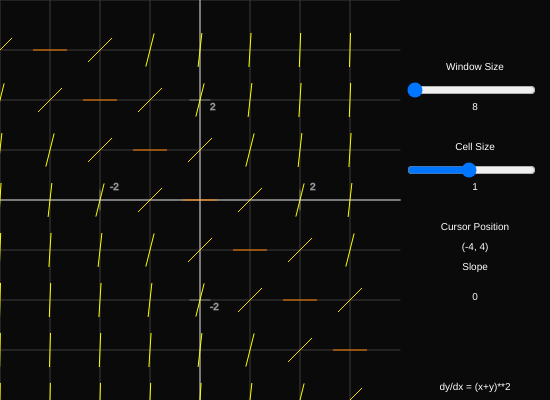
Frame 1 (no input)
Frame 60 (no input): identical to frame 1, image omitted
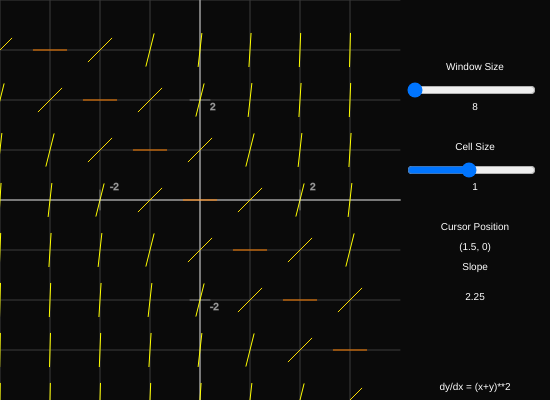
Frame 120 (the mouse pressed at the canvas centre since frame 60)

The p5.js sketch that drew these frames (run headless with seeded random() and noise() and a simulated clock; from frame 60 on, the mouse is pressed at the canvas centre):

// p5.js sketch
// ── sketch.js
let res = 100
let w = 400
let cellW = w/res
let gran = 1
let resSlider;
let granSlider;
let ts=10

let x, y
let fPrime_options = [
  (x,y)=>(y/x+x*x), 
  (x,y)=>(y*x), 
  (x,y)=>(x*x-x), 
  (x,y)=>(x*x*x+y),
  (x,y)=>(x*x*x*y*y),
  (x,y)=>((x+y)*(x+y)),
  (x,y)=>(5/x+10/y),
  (x,y)=>(x + x*x/y + x*x*x/(y*y))
]
let fPrime_names = [
  'y/x + x**2',
  'xy', 'x**2-x', 
  'x**3+y', 
  'x**3*y**2', 
  '(x+y)**2', 
  '5/x + 10/y',
  'x + x**2/y + x**3/y**2'
]
let fPrime_choice_index

function fPrime(x, y) {
  return fPrime_options[fPrime_choice_index](x, y)
}


function setup() {
  fPrime_choice_index = floor(random(fPrime_options.length))
  createCanvas(w+150, w);
  
  resSlider = createSlider(8, w, 8, 2)
  resSlider.position(w+5, w/5)
  
  
  granSlider = createSlider(.1, 2, 1, .05)
  granSlider.position(w+5, 2*w/5)
  
}

function draw() {
  res = resSlider.value()
  gran = Math.pow(granSlider.value(), 3)
  cellW = w/res
  
  
  
  
  background(10);
  push();
  fill(255)
  textAlign(CENTER)
  textSize(ts)
  text('Window Size', w+75, w/5-ts)
  text(resSlider.value().toString(), w+75, w/5+3*ts)
  
  text('Cell Size', w+75, 2*w/5-ts)
  text(granSlider.value().toString(), w+75, 2*w/5+3*ts)
  
  text('Cursor Position', w+75, 3*w/5-ts)
  let mX = Math.round((mouseX/w*res*gran - res/2*gran) * (100000))/(100000)
  let mY = Math.round((mouseY/w*res*gran - res/2*gran) * (-100000))/(100000)
  text('('+mX.toString() + ', ' +mY.toString()+')', w+75, 3*w/5+ts)
  text('Slope', w+75, .7*w-ts)
  text(round(fPrime(mX, mY), 3).toString(), w+75, .7*w+2*ts)
  text('dy/dx = ' + fPrime_names[fPrime_choice_index], w+75, .9*w+3*ts)
  pop();
  
  push();
  for (let i=0;i<res;i++) {
    stroke(60)
    strokeWeight(1)
    line(0, i*cellW, w, i*cellW)
    line(i*cellW, 0, i*cellW, w)
  }
  stroke(255, 100)
  strokeWeight(2)
  line(0, res/2*cellW, w, res/2*cellW)
  line(res/2*cellW, 0, res/2*cellW, w)
  pop();
  
  push();
  translate(res/2*cellW, res/2*cellW)
  //stroke(0, 0, 255, 100)
  stroke(255)
  for (let x=-res/2; x<res/2;x++) {
    for (let y=-res/2; y<res/2; y++) {
      let m = fPrime(x*gran, y*gran)
      let theta = atan(m)
      let dx = cos(theta)
      let dy = sin(theta)
      let a = createVector((x-dx/3)*cellW, (-y+dy/3)*cellW)
      let b = createVector((x+dx/3)*cellW, (-y-dy/3)*cellW)
      strokeWeight(1)
      theta = Math.abs(theta)
      let cR = cos(theta/2)*255 + 255/2
      let cG = sin(theta/2)*255 + 255/2
      let cB = sin(theta/2 - PI/2)*255 + 255/2
      stroke(cR, cG, cB)
      line(a.x, a.y, b.x, b.y)
    }
  }
  
  let midP = Math.round(res*.25*gran*1000)/1000
  
  fill(255, 100)
  stroke(255, 100)
  textSize(ts)
  line(-midP/gran*cellW, 10, -midP/gran*cellW, -10)
  line(midP/gran*cellW, 10, midP/gran*cellW, -10)
  line(-10, midP/gran*cellW, 10, midP/gran*cellW)
  line(-10, -midP/gran*cellW, 10, -midP/gran*cellW)

  strokeWeight(1)
  
  
  text((-midP).toString(), -res*.25*cellW+ts, -ts)
  text(midP.toString(), res*.25*cellW+ts, -ts)
  text((-midP).toString(), ts, res*.25*cellW+ts)
  text(midP.toString(), ts, -res*.25*cellW+ts)

  
  
  pop()

  //noLoop();
}
